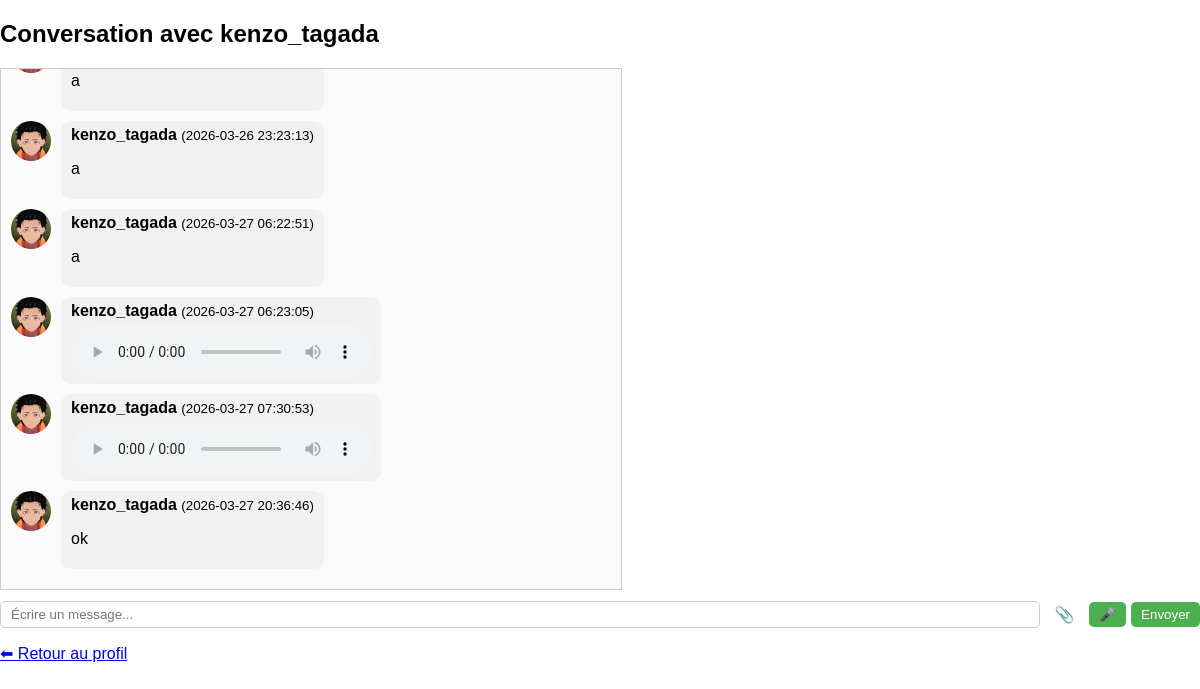
The page /message/1 (signed in) on the database its author committed.
### tables this page shows
CREATE TABLE users (
            id INTEGER PRIMARY KEY AUTOINCREMENT,
            username TEXT NOT NULL,
            email TEXT NOT NULL UNIQUE,
            password TEXT NOT NULL
        , avatar_url TEXT, bio TEXT, created_at TEXT, last_seen TIMESTAMP, last_login_date DATE, streak_days INTEGER DEFAULT 0, latitude REAL, longitude REAL, photo_url TEXT, banner_url TEXT, border_color TEXT DEFAULT '#4CAF50');

CREATE TABLE messages (
            id INTEGER PRIMARY KEY AUTOINCREMENT,
            sender_id INTEGER NOT NULL,
            receiver_id INTEGER NOT NULL,
            content TEXT NOT NULL,
            created_at TIMESTAMP DEFAULT CURRENT_TIMESTAMP, audio_url TEXT, audio_mime TEXT, seen INTEGER DEFAULT 0, media_url TEXT, media_mime TEXT, image_url TEXT,
            FOREIGN KEY(sender_id) REFERENCES users(id),
            FOREIGN KEY(receiver_id) REFERENCES users(id)
        );

### __init__.py (the view, shortened to what this page needs)
@app.route('/message/<int:receiver_id>', methods=['GET', 'POST'])
def message(receiver_id):
    if 'user_id' not in session:
        return redirect(url_for('connexion'))
    user_id = session['user_id']
    conn = get_db_connection()
    cursor = conn.cursor()
    cursor.execute('SELECT id, username, avatar_url FROM users WHERE id = ?', (receiver_id,))
    receiver = cursor.fetchone()
    if not receiver:
        cursor.close()
        conn.close()
        return "Utilisateur introuvable", 404
    cursor.execute('''
        SELECT m.id, m.sender_id, m.receiver_id, m.content,
               m.audio_url, m.audio_mime, m.image_url, m.created_at,
               u.username AS sender_name,
               u.avatar_url AS sender_avatar
        FROM messages m
        JOIN users u ON m.sender_id = u.id
        WHERE (m.sender_id = ? AND m.receiver_id = ?)
           OR (m.sender_id = ? AND m.receiver_id = ?)
        ORDER BY m.created_at ASC
    ''', (user_id, receiver_id, receiver_id, user_id))
    messages = [
        {
            'id': m['id'],
            'sender_id': m['sender_id'],
            'receiver_id': m['receiver_id'],
            'content': m['content'],
            'audio_url': m['audio_url'],
            'audio_mime': m['audio_mime'],
            'image_url': m['image_url'],
            'created_at': m['created_at'],
            'sender_name': m['sender_name'],
            'sender_avatar': m['sender_avatar']
        }
        for m in cursor.fetchall()
    ]
    cursor.close()
    conn.close()
    return render_template('message.html', receiver=receiver, messages=messages)

### __init__.py (called while the page is built)
def get_db_connection():
    conn = sqlite3.connect(DB_PATH)
    conn.row_factory = sqlite3.Row
    conn.execute("PRAGMA foreign_keys = ON")
    conn.execute("PRAGMA journal_mode=WAL")
    return conn

### templates/message.html (shortened to what this page needs)
<!DOCTYPE html>
<html lang="fr">
<head>
<link rel="stylesheet" href="{{ url_for('static', filename='css1.css') }}">
</head>
<body>
<h2>
{% if groupe %}
    Groupe : {{ groupe.name }}
{% else %}
    Conversation avec {{ receiver.username }}
{% endif %}
</h2>
<div id="chat-messages">
    {% if messages %}
        {% for msg in messages %}
        <div class="chat-message {% if msg.sender_id == session['user_id'] %}me{% endif %}" data-id="{{ msg.id }}">
            <img src="{{ url_for('static', filename='avatars/' ~ (msg.sender_avatar if msg.sender_avatar else 'default.png')) }}"
                 alt="Avatar" class="avatar">
            <div class="message-content">
                <strong>
                    {% if msg.sender_id == session['user_id'] %}
                        Vous
                    {% else %}
                        {{ msg.sender_name if msg.sender_name else 'Utilisateur inconnu' }}
                    {% endif %}
                </strong>
                <small>({{ msg.created_at }})</small>
                <br>
                {% if msg.content %}
                    <p>{{ msg.content | e }}</p>
                {% endif %}
                {% if msg.audio_url %}
                    <audio controls preload="metadata">
                        <source src="{{ url_for('serve_audio', filename=msg.audio_url) }}" type="{{ msg.audio_mime or 'audio/ogg' }}">
                    </audio>
                {% endif %}
            </div>
        </div>
        {% endfor %}
    {% else %}
        <p>Aucun message.</p>
    {% endif %}
</div>
<form id="chat-form" method="POST" enctype="multipart/form-data">
    <input type="text" id="chat-input" name="content" placeholder="Écrire un message...">
    <label for="chat-image-input" style="cursor:pointer;">📎</label>
    <button type="button" id="record-btn">🎤</button>
    <button type="submit" id="send-btn">Envoyer</button>
</form>
<a href="{{ url_for('profil') }}">⬅ Retour au profil</a>
</body>
</html>

### static/css1.css (style rules this page uses)
body { font-family: Arial, sans-serif; margin: 0; background-color: #FFFFFF; }

### templates/message.html (style rules this page uses)
#chat-messages { border: 1px solid #ccc; padding: 10px; max-width: 600px; max-height: 500px; overflow-y: auto; margin-bottom: 10px; background-color: #fafafa; }
#chat-form { display: flex; gap: 5px; align-items: center; margin-bottom: 15px; }
#chat-form input[type="text"] { flex: 1; padding: 5px 10px; border-radius: 5px; border: 1px solid #ccc; }
#chat-form label, #chat-form button { padding: 5px 10px; border-radius: 5px; cursor: pointer; }
#chat-form button { background: #4CAF50; color: white; border: none; }
audio { display: block; margin-top: 5px; max-width: 100%; }

### rows shown on the page
users: username "kenzo_tagada"
messages: avatar_url (picture), content "a"
messages: avatar_url (picture), username "kenzo_tagada", created_at "2026-03-26 23:23:13", content "a"
messages: avatar_url (picture), username "kenzo_tagada", created_at "2026-03-27 06:22:51", content "a"
messages: avatar_url (picture), username "kenzo_tagada", created_at "2026-03-27 06:23:05"
messages: avatar_url (picture), username "kenzo_tagada", created_at "2026-03-27 07:30:53"
messages: avatar_url (picture), username "kenzo_tagada", created_at "2026-03-27 20:36:46", content "ok"
